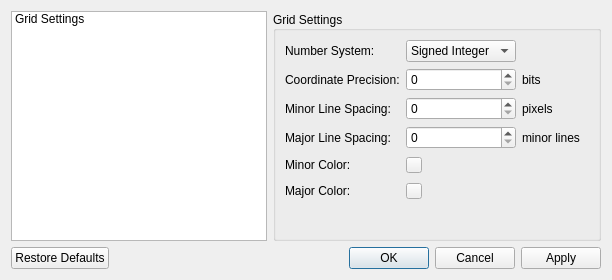
<?xml version="1.0" encoding="UTF-8"?>
<ui version="4.0">
 <class>PreferencesDialog</class>
 <widget class="QDialog" name="PreferencesDialog">
  <property name="geometry">
   <rect>
    <x>0</x>
    <y>0</y>
    <width>612</width>
    <height>280</height>
   </rect>
  </property>
  <property name="windowTitle">
   <string>Preferences</string>
  </property>
  <layout class="QGridLayout" name="gridLayout">
   <item row="0" column="0">
    <layout class="QVBoxLayout" name="verticalLayout">
     <item>
      <layout class="QHBoxLayout" name="horizontalLayout">
       <item>
        <widget class="QTreeWidget" name="treeWidget">
         <property name="enabled">
          <bool>true</bool>
         </property>
         <property name="sizePolicy">
          <sizepolicy hsizetype="Minimum" vsizetype="Minimum">
           <horstretch>0</horstretch>
           <verstretch>0</verstretch>
          </sizepolicy>
         </property>
         <property name="minimumSize">
          <size>
           <width>0</width>
           <height>0</height>
          </size>
         </property>
         <property name="indentation">
          <number>0</number>
         </property>
         <property name="uniformRowHeights">
          <bool>true</bool>
         </property>
         <property name="columnCount">
          <number>1</number>
         </property>
         <attribute name="headerVisible">
          <bool>false</bool>
         </attribute>
         <attribute name="headerDefaultSectionSize">
          <number>0</number>
         </attribute>
         <attribute name="headerMinimumSectionSize">
          <number>0</number>
         </attribute>
         <column>
          <property name="text">
           <string>Name</string>
          </property>
         </column>
         <item>
          <property name="text">
           <string>Grid Settings</string>
          </property>
          <property name="flags">
           <set>ItemIsSelectable|ItemIsDragEnabled|ItemIsEnabled</set>
          </property>
         </item>
        </widget>
       </item>
       <item>
        <widget class="QGroupBox" name="groupBox">
         <property name="sizePolicy">
          <sizepolicy hsizetype="Expanding" vsizetype="Expanding">
           <horstretch>0</horstretch>
           <verstretch>0</verstretch>
          </sizepolicy>
         </property>
         <property name="minimumSize">
          <size>
           <width>0</width>
           <height>0</height>
          </size>
         </property>
         <property name="title">
          <string>Grid Settings</string>
         </property>
         <property name="alignment">
          <set>Qt::AlignLeading|Qt::AlignLeft|Qt::AlignVCenter</set>
         </property>
         <property name="flat">
          <bool>false</bool>
         </property>
         <property name="checkable">
          <bool>false</bool>
         </property>
         <layout class="QGridLayout" name="gridLayout_2">
          <item row="4" column="0">
           <widget class="QLabel" name="label">
            <property name="text">
             <string>Minor Color:</string>
            </property>
           </widget>
          </item>
          <item row="4" column="2">
           <spacer name="horizontalSpacer">
            <property name="orientation">
             <enum>Qt::Horizontal</enum>
            </property>
            <property name="sizeHint" stdset="0">
             <size>
              <width>40</width>
              <height>20</height>
             </size>
            </property>
           </spacer>
          </item>
          <item row="5" column="2">
           <spacer name="horizontalSpacer_2">
            <property name="orientation">
             <enum>Qt::Horizontal</enum>
            </property>
            <property name="sizeHint" stdset="0">
             <size>
              <width>40</width>
              <height>20</height>
             </size>
            </property>
           </spacer>
          </item>
          <item row="5" column="0">
           <widget class="QLabel" name="label_2">
            <property name="text">
             <string>Major Color:</string>
            </property>
           </widget>
          </item>
          <item row="0" column="1">
           <widget class="QComboBox" name="combo_number_system">
            <item>
             <property name="text">
              <string>Signed Integer</string>
             </property>
            </item>
           </widget>
          </item>
          <item row="1" column="0">
           <widget class="QLabel" name="label_6">
            <property name="text">
             <string>Coordinate Precision:</string>
            </property>
           </widget>
          </item>
          <item row="3" column="0">
           <widget class="QLabel" name="label_4">
            <property name="text">
             <string>Major Line Spacing:</string>
            </property>
           </widget>
          </item>
          <item row="0" column="0">
           <widget class="QLabel" name="label_5">
            <property name="text">
             <string>Number System:</string>
            </property>
           </widget>
          </item>
          <item row="3" column="1">
           <widget class="QSpinBox" name="spin_spacing_major"/>
          </item>
          <item row="2" column="1">
           <widget class="QSpinBox" name="spin_spacing_minor"/>
          </item>
          <item row="2" column="0">
           <widget class="QLabel" name="label_3">
            <property name="text">
             <string>Minor Line Spacing:</string>
            </property>
           </widget>
          </item>
          <item row="7" column="0" colspan="2">
           <spacer name="verticalSpacer">
            <property name="orientation">
             <enum>Qt::Vertical</enum>
            </property>
            <property name="sizeHint" stdset="0">
             <size>
              <width>20</width>
              <height>40</height>
             </size>
            </property>
           </spacer>
          </item>
          <item row="1" column="1">
           <widget class="QSpinBox" name="spin_precision"/>
          </item>
          <item row="1" column="2">
           <widget class="QLabel" name="label_7">
            <property name="text">
             <string>bits</string>
            </property>
           </widget>
          </item>
          <item row="2" column="2">
           <widget class="QLabel" name="label_8">
            <property name="text">
             <string>pixels</string>
            </property>
           </widget>
          </item>
          <item row="3" column="2">
           <widget class="QLabel" name="label_9">
            <property name="text">
             <string>minor lines</string>
            </property>
           </widget>
          </item>
          <item row="4" column="1">
           <widget class="QPushButton" name="selector_color_minor">
            <property name="sizePolicy">
             <sizepolicy hsizetype="Fixed" vsizetype="Fixed">
              <horstretch>0</horstretch>
              <verstretch>0</verstretch>
             </sizepolicy>
            </property>
            <property name="minimumSize">
             <size>
              <width>16</width>
              <height>16</height>
             </size>
            </property>
            <property name="maximumSize">
             <size>
              <width>16</width>
              <height>16</height>
             </size>
            </property>
            <property name="text">
             <string/>
            </property>
           </widget>
          </item>
          <item row="5" column="1">
           <widget class="QPushButton" name="selector_color_major">
            <property name="sizePolicy">
             <sizepolicy hsizetype="Fixed" vsizetype="Fixed">
              <horstretch>0</horstretch>
              <verstretch>0</verstretch>
             </sizepolicy>
            </property>
            <property name="minimumSize">
             <size>
              <width>16</width>
              <height>16</height>
             </size>
            </property>
            <property name="maximumSize">
             <size>
              <width>16</width>
              <height>16</height>
             </size>
            </property>
            <property name="text">
             <string/>
            </property>
           </widget>
          </item>
         </layout>
        </widget>
       </item>
      </layout>
     </item>
     <item>
      <widget class="QDialogButtonBox" name="buttonBox">
       <property name="orientation">
        <enum>Qt::Horizontal</enum>
       </property>
       <property name="standardButtons">
        <set>QDialogButtonBox::Apply|QDialogButtonBox::Cancel|QDialogButtonBox::Ok|QDialogButtonBox::RestoreDefaults</set>
       </property>
      </widget>
     </item>
    </layout>
   </item>
  </layout>
 </widget>
 <resources/>
 <connections>
  <connection>
   <sender>buttonBox</sender>
   <signal>accepted()</signal>
   <receiver>PreferencesDialog</receiver>
   <slot>accept()</slot>
   <hints>
    <hint type="sourcelabel">
     <x>248</x>
     <y>254</y>
    </hint>
    <hint type="destinationlabel">
     <x>157</x>
     <y>274</y>
    </hint>
   </hints>
  </connection>
  <connection>
   <sender>buttonBox</sender>
   <signal>rejected()</signal>
   <receiver>PreferencesDialog</receiver>
   <slot>reject()</slot>
   <hints>
    <hint type="sourcelabel">
     <x>316</x>
     <y>260</y>
    </hint>
    <hint type="destinationlabel">
     <x>286</x>
     <y>274</y>
    </hint>
   </hints>
  </connection>
 </connections>
</ui>
